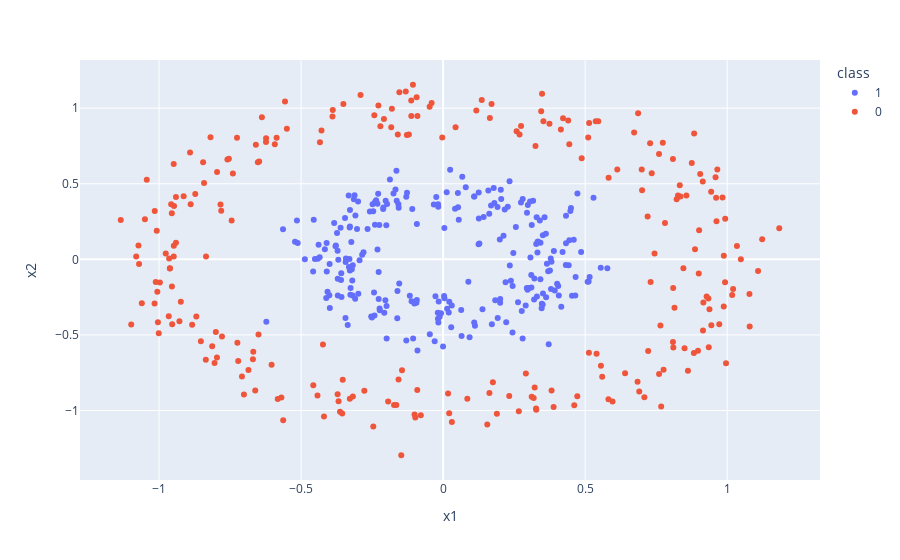

Notebook cell for this chart:
### Code cell
px.scatter(data_frame=df, x='x1', y='x2', color='class')

### Figure 1 — Plotly figure (JSON) as saved in the notebook; plotly's stock layout.template omitted (floating-point values rounded to 4 significant figures; data arrays with more than 128 entries replaced by an {"elided": "..."} marker saying what was removed)
{"data": [{"hovertemplate": "class=1<br>x1=%{x}<br>x2=%{y}<extra></extra>", "legendgroup": "1", "marker": {"color": "#636efa", "symbol": "circle"}, "mode": "markers", "name": "1", "showlegend": true, "type": "scatter", "x": {"elided": "250 float values"}, "xaxis": "x", "y": {"elided": "250 float values"}, "yaxis": "y"}, {"hovertemplate": "class=0<br>x1=%{x}<br>x2=%{y}<extra></extra>", "legendgroup": "0", "marker": {"color": "#EF553B", "symbol": "circle"}, "mode": "markers", "name": "0", "showlegend": true, "type": "scatter", "x": {"elided": "250 float values"}, "xaxis": "x", "y": {"elided": "250 float values"}, "yaxis": "y"}], "layout": {"autosize": true, "legend": {"title": {"text": "class"}, "tracegroupgap": 0}, "margin": {"t": 60}, "xaxis": {"anchor": "y", "autorange": true, "domain": [0, 1], "range": [-1.278, 1.327], "title": {"text": "x1"}, "type": "linear"}, "yaxis": {"anchor": "x", "autorange": true, "domain": [0, 1], "range": [-1.47, 1.329], "title": {"text": "x2"}, "type": "linear"}}}
